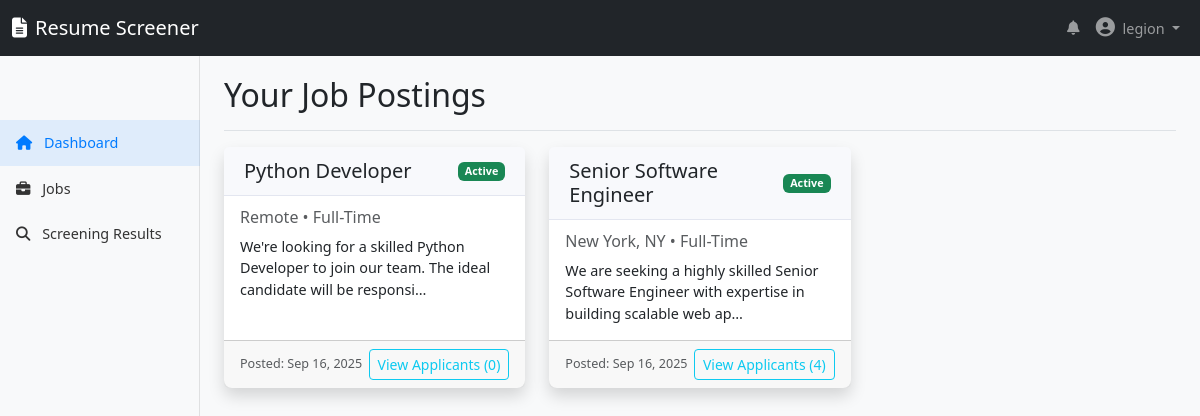
/jobs/jobs_list/ (signed in), run on an earlier commit of the app's database.
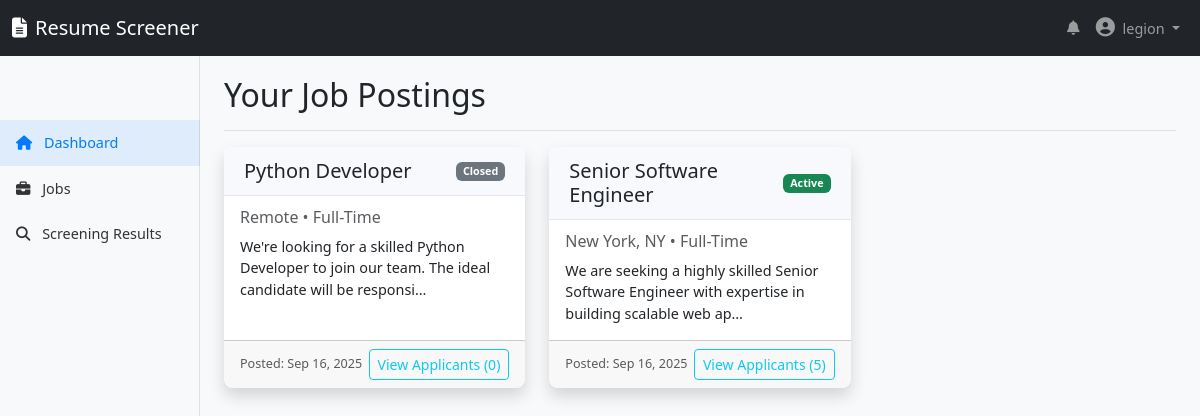
And on a later commit of the database.
### jobs/models.py (models this page shows, shortened)
class Job(models.Model):
    created_by = models.ForeignKey(settings.AUTH_USER_MODEL,on_delete= models.CASCADE, related_name= 'jobs')
    title = models.CharField(max_length=100)
    description = models.TextField()  #not null in form and database
    requirements = models.TextField(blank=True, null=True)
    location = models.CharField(max_length=100, blank=True, null=True)
    choices_emp_type = [("FT",'Full-Time'),('PT','Part-Time'),('CT','Cotract')]
    employment_type = models.CharField(max_length= 50, choices= choices_emp_type, default="FT")
    salary_range = models.CharField(max_length=200, blank=True, null=True)
    is_active = models.BooleanField(default=True)
    created_at = models.DateTimeField(auto_now_add=True)
    updated_at = models.DateTimeField(auto_now= True)
    @property
    def resumes_count(self):
        return self.job_resumes.count()

### jobs/views.py (the view)
# urls.py: path('jobs_list/', job_veiws.jobs_list, name = 'jobs_list'),
@login_required
def jobs_list(request):
    jobs = Job.objects.filter(created_by = request.user).order_by('-created_at')
    context = {
        'jobs' : jobs
    }
    return render(request, 'jobs/jobs_list.html', context)

### templates/jobs/jobs_list.html
{% extends 'base/base.html' %}
{% load static %}
{% block content %}
    <div class="container-fluid">
        <div class="row">
            <main class="col-md-9 ms-sm-auto col-lg-10 px-md-4 main-content">
                <div class="d-flex justify-content-between flex-wrap flex-md-nowrap align-items-center pt-3 pb-2 mb-3 border-bottom">
                    <h1 class="h2">Your Job Postings</h1>
                </div>
                {% if jobs %}
                    <div class="row row-cols-1 row-cols-md-2 row-cols-lg-3 g-4">
                        {% for job in jobs %}
                            <div class="col">
                                <div class="card shadow h-100 {% if not job.is_active %}border-secondary{% endif %}">
                                    <div class="card-header d-flex justify-content-between align-items-center">
                                        <h5 class="mb-0">{{ job.title }}</h5>
                                        {% if job.is_active %}
                                            <span class="badge bg-success">Active</span>
                                        {% else %}
                                            <span class="badge bg-secondary">Closed</span>
                                        {% endif %}
                                    </div>
                                    <div class="card-body">
                                        <h6 class="card-subtitle mb-2 text-muted">{{ job.location }} • {{ job.get_employment_type_display }}</h6>
                                        <p class="card-text">{{ job.description|truncatechars:100 }}</p>
                                    </div>
                                    <div class="card-footer d-flex justify-content-between align-items-center">
                                        <small class="text-muted">Posted: {{ job.created_at|date:"M d, Y" }}</small>
                                        <a href="{% url 'jobs:job_details' job.id %}" class="btn btn-sm btn-outline-info">
                                            View Applicants ({{ job.resumes_count }})
                                        </a>
                                    </div>
                                </div>
                            </div>
                        {% endfor %}
                    </div>
                {% else %}
                    <div class="alert alert-info text-center" role="alert">
                        You have not posted any jobs yet.
                    </div>
                {% endif %}
            </main>
        </div>
    </div>
{% endblock %}

What changed in the data, as far as the page shows it:
changed Job "Python Developer": is_active "Active" → "Closed"
computed for Job "Senior Software Engineer": resumes_count "4" → "5"
